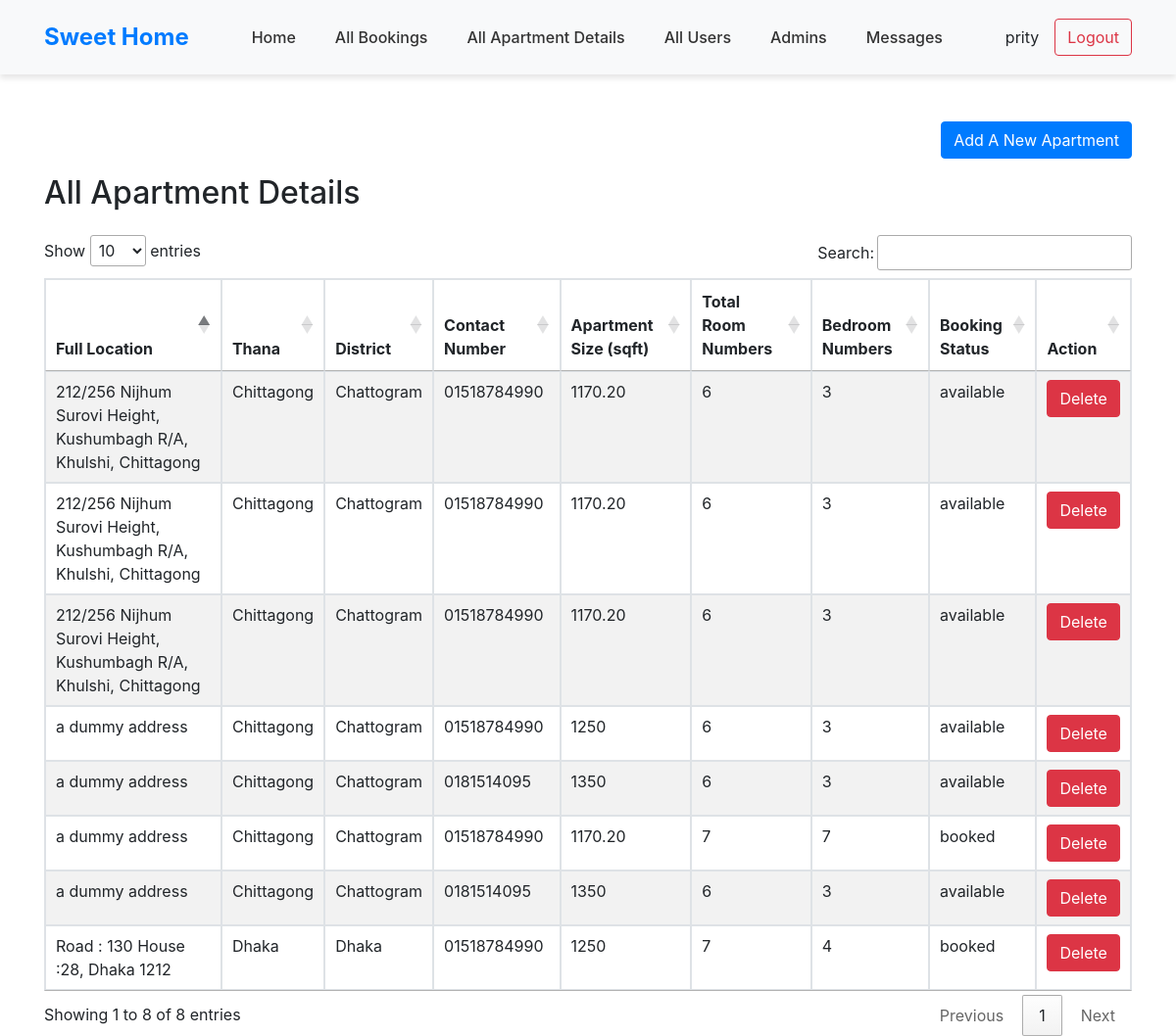
Screenshot of /admin/all_apartment_details.php (signed in) with the database file from the repository.
### tables this page shows
CREATE TABLE `apartment_details` (
  `id` int(255) NOT NULL,
  `size` varchar(255) NOT NULL,
  `total_room_number` int(255) NOT NULL,
  `total_bedroom_number` int(255) NOT NULL,
  `division` varchar(255) NOT NULL,
  `district` varchar(255) NOT NULL,
  `image_link` varchar(255) NOT NULL,
  `full_address` text NOT NULL,
  `booking_status` varchar(10) NOT NULL,
  `booked_by` varchar(255) NOT NULL,
  `contact_number` varchar(255) NOT NULL
);

### admin/all_apartment_details.php (the view, shortened to what this page needs)
<!DOCTYPE html>
<html lang="en">
<head>
    <link rel="stylesheet" href="style.css">
    <link rel="stylesheet" href="https://stackpath.bootstrapcdn.com/bootstrap/4.5.2/css/bootstrap.min.css">
    <link rel="stylesheet" href="https://cdn.datatables.net/1.10.21/css/jquery.dataTables.min.css">
</head>
<body>
    <div class="admin-header sticky-header">
        <div class="container">
            <nav class="navbar navbar-expand-lg">
                <a class="navbar-brand" href="index.php">Sweet Home</a>
                <div class="collapse navbar-collapse" id="navbarNav">
                    <ul class="navbar-nav mx-auto">
                        <li class="nav-item">
                            <a class="nav-link" href="index.php">Home</a>
                        </li>
                        <li class="nav-item">
                            <a class="nav-link" href="all_bookings.php">All Bookings</a>
                        </li>
                        <li class="nav-item">
                            <a class="nav-link" href="all_apartment_details.php">All Apartment Details</a>
                        </li>
                        <li class="nav-item">
                            <a class="nav-link" href="all_user.php">All Users</a>
                        </li>
                        <li class="nav-item">
                            <a class="nav-link" href="all_admin.php">Admins</a>
                        </li>
                        <li class="nav-item">
                            <a class="nav-link" href="message.php">Messages</a>
                        </li>
                    </ul>
                </div>
                <div class="d-flex align-items-center">
                    <span class="me-3 px-3"><?php
                    echo $_SESSION['adminUsername'];
                    ?></span>
                    <a href="logout.php"><button class="btn btn-outline-danger">Logout</button></a>
                </div>
            </nav>
        </div>
    </div>
    <div class="container mt-5">
        <div class="d-flex justify-content-end mb-3">
            <a href="add_apartment.php" class="btn btn-primary">Add A New Apartment</a>
        </div>
        <h2 class="mb-4">All Apartment Details</h2>
        <table id="apartmentDetailsTable" class="table table-striped table-bordered">
            <thead>
                <tr>
                    <th>Full Location</th>
                    <th>Thana</th>
                    <th>District</th>
                    <th>Contact Number</th>
                    <th>Apartment Size (sqft)</th>
                    <th>Total Room Numbers</th>
                    <th>Bedroom Numbers</th>
                    <th>Booking Status</th>
                    <th>Action</th>
                </tr>
            </thead>
            <tbody>
                <?php
                include '../utility/connection.php';
                $searchApartmentDetails = "SELECT * FROM `apartment_details`";
                $searchBiddingDetailsExe = mysqli_query($con, $searchApartmentDetails);
                while ($res = mysqli_fetch_array($searchBiddingDetailsExe)) {
                    ?>
                    <tr>
                        <td><?php echo $res['full_address'] ?></td>
                        <td><?php echo $res['division'] ?></td>
                        <td><?php echo $res['district'] ?></td>
                        <td><?php echo $res['contact_number'] ?></td>
                        <td><?php echo $res['size'] ?></td>
                        <td><?php echo $res['total_room_number'] ?></td>
                        <td><?php echo $res['total_bedroom_number'] ?></td>
                        <td><?php echo $res['booking_status'] ?></td>
                        <td>
                            <a href="delete_apartment.php?id=<?php echo $res['id'] ?>"><button class="btn btn-danger">Delete</button></a>
                        </td>
                    </tr>
                    <?php
                }
                ?>
            </tbody>
        </table>
    </div>
</body>
</html>

### admin/style.css (style rules this page uses)
body { margin: 0; font-family: 'Poppins', sans-serif; }
.admin-header { background-color: #f8f9fa; box-shadow: 0 4px 6px rgba(0, 0, 0, 0.1); }
.admin-header .navbar { padding: 15px 0; }
.admin-header .navbar-brand { font-size: 24px; font-weight: 700; }
.admin-header .navbar-nav .nav-link { font-size: 16px; margin: 0 12px; color: #333; font-weight: 500; }
.admin-header .d-flex { margin-left: auto; }
.admin-header .btn-outline-danger { border-color: #dc3545; color: #dc3545; }
table.dataTable { width: 100% !important; margin: 0 !important; }

### rows the page displays
apartment_details: full_address "212/256 Nijhum Surovi Height, Kushumbagh R/A, Khulshi, Chittagong", division "Chittagong", district "Chattogram", contact_number "01518784990", size "1170.20", total_room_number "6", total_bedroom_number "3", booking_status "available"
apartment_details: full_address "Road : 130 House :28, Dhaka 1212", division "Dhaka", district "Dhaka", contact_number "01518784990", size "1250", total_room_number "7", total_bedroom_number "4", booking_status "booked"
apartment_details: full_address "a dummy address", division "Chittagong", district "Chattogram", contact_number "01518784990", size "1250", total_room_number "6", total_bedroom_number "3", booking_status "available"
apartment_details: full_address "a dummy address", division "Chittagong", district "Chattogram", contact_number "0181514095", size "1350", total_room_number "6", total_bedroom_number "3", booking_status "available"
apartment_details: full_address "a dummy address", division "Chittagong", district "Chattogram", contact_number "01518784990", size "1170.20", total_room_number "7", total_bedroom_number "7", booking_status "booked"
apartment_details: full_address "a dummy address", division "Chittagong", district "Chattogram", contact_number "0181514095", size "1350", total_room_number "6", total_bedroom_number "3", booking_status "available"
apartment_details: full_address "212/256 Nijhum Surovi Height, Kushumbagh R/A, Khulshi, Chittagong", division "Chittagong", district "Chattogram", contact_number "01518784990", size "1170.20", total_room_number "6", total_bedroom_number "3", booking_status "available"
apartment_details: full_address "212/256 Nijhum Surovi Height, Kushumbagh R/A, Khulshi, Chittagong", division "Chittagong", district "Chattogram", contact_number "01518784990", size "1170.20", total_room_number "6", total_bedroom_number "3", booking_status "available"

### other values shown
$_SESSION['adminUsername'] "prity"
